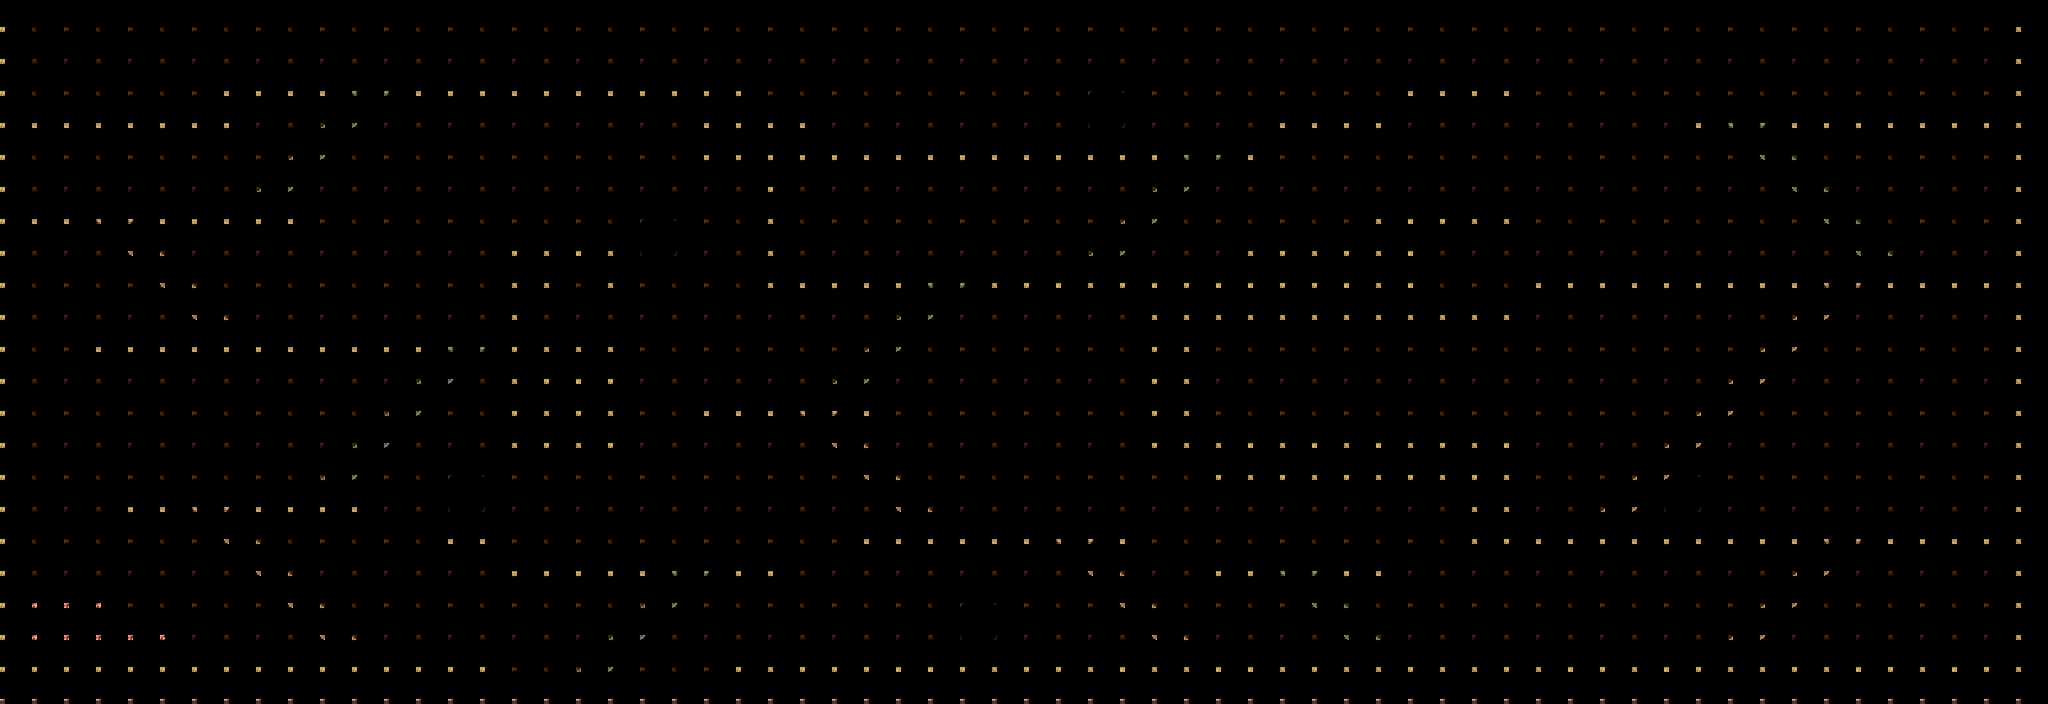

This is a level from a 2D game, rendered from its Tiled map with the project's own tilesets. A one-line summary and the map file follow, with tile-layer data summarised:
An orthogonal 64x22 tile map with 64x64 px tiles, 3 tile layers (back, front, stairs) and 22 objects (7x Picker, 5x Jewel, 3x Dagger, 3x Mummy, 2x Door, ...).

<map version="1.10" tiledversion="1.11.2" orientation="orthogonal" renderorder="right-down" width="64" height="22" tilewidth="64" tileheight="64" infinite="0" nextlayerid="4" nextobjectid="48">
 <tileset firstgid="1" source="tiles_new.tsx" />
 <layer id="1" name="back" width="64" height="22">
  <data>[1408 cells, 1408 non-empty, 8 distinct tile ids]</data>
 </layer>
 <layer id="2" name="front" width="64" height="22">
  <data>[1408 cells, 428 non-empty, 18 distinct tile ids]</data>
 </layer>
 <layer id="3" name="stairs" width="64" height="22">
  <data>[1408 cells, 90 non-empty, 8 distinct tile ids]</data>
 </layer>
 <objectgroup id="3" name="items">
  <object id="1" type="Dagger" gid="137" x="70" y="20" width="10" height="10">
   <properties>
    <property name="p0" value="137" />
   </properties>
  </object>
  <object id="2" type="Dagger" gid="137" x="580" y="30" width="10" height="10">
   <properties>
    <property name="p0" value="137" />
   </properties>
  </object>
  <object id="3" type="Dagger" gid="137" x="240" y="200" width="10" height="10">
   <properties>
    <property name="p0" value="137" />
   </properties>
  </object>
  <object id="4" type="Picker" gid="138" x="30" y="80" width="10" height="10">
   <properties>
    <property name="p0" value="138" />
   </properties>
  </object>
  <object id="5" type="Picker" gid="138" x="230" y="20" width="10" height="10">
   <properties>
    <property name="p0" value="138" />
   </properties>
  </object>
  <object id="6" type="Picker" gid="138" x="140" y="160" width="10" height="10">
   <properties>
    <property name="p0" value="138" />
   </properties>
  </object>
  <object id="7" type="Picker" gid="138" x="250" y="80" width="10" height="10">
   <properties>
    <property name="p0" value="138" />
   </properties>
  </object>
  <object id="8" type="Picker" gid="138" x="10" y="180" width="10" height="10">
   <properties>
    <property name="p0" value="138" />
   </properties>
  </object>
  <object id="9" type="Picker" gid="138" x="450" y="90" width="10" height="10">
   <properties>
    <property name="p0" value="138" />
   </properties>
  </object>
  <object id="10" type="Picker" gid="138" x="580" y="180" width="10" height="10">
   <properties>
    <property name="p0" value="138" />
   </properties>
  </object>
  <object id="11" type="Jewel" gid="132" x="230" y="120" width="10" height="10">
   <properties>
    <property name="p0" value="132" />
   </properties>
  </object>
  <object id="12" type="Jewel" gid="133" x="180" y="100" width="10" height="10">
   <properties>
    <property name="p0" value="133" />
   </properties>
  </object>
  <object id="13" type="Jewel" gid="130" x="410" y="30" width="10" height="10">
   <properties>
    <property name="p0" value="130" />
   </properties>
  </object>
  <object id="14" type="Jewel" gid="134" x="440" y="60" width="10" height="10">
   <properties>
    <property name="p0" value="134" />
   </properties>
  </object>
  <object id="15" type="Jewel" gid="131" x="420" y="130" width="10" height="10">
   <properties>
    <property name="p0" value="131" />
   </properties>
  </object>
  <object id="16" type="Door" gid="127" x="40" y="130" width="10" height="10">
   <properties>
    <property name="p0" value="0" />
   </properties>
  </object>
  <object id="17" type="Door" gid="127" x="560" y="140" width="10" height="10">
   <properties>
    <property name="p0" value="1" />
   </properties>
  </object>
  <object id="18" type="Giratory" gid="107" x="400" y="70" width="10" height="10">
   <properties>
    <property name="p0" value="0" />
   </properties>
  </object>
  <object id="19" type="Giratory" gid="107" x="460" y="60" width="10" height="10">
   <properties>
    <property name="p0" value="0" />
   </properties>
  </object>
  <object id="46" type="Mummy" gid="122" x="270" y="40" width="10" height="10">
   <properties>
    <property name="p0" value="0" />
   </properties>
  </object>
  <object id="47" type="Mummy" gid="124" x="180" y="70" width="10" height="10">
   <properties>
    <property name="p0" value="2" />
   </properties>
  </object>
  <object id="48" type="Mummy" gid="126" x="530" y="80" width="10" height="10">
   <properties>
    <property name="p0" value="4" />
   </properties>
  </object>
 </objectgroup>
</map>